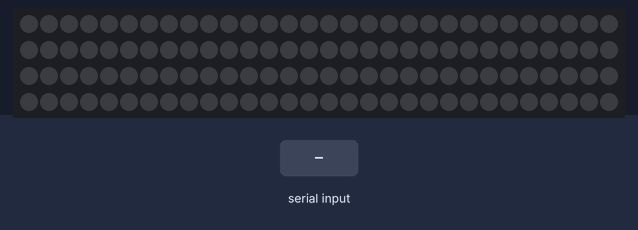
Simulated run of this sketch. Board: Arduino Uno, built with avr-gcc and run on an emulated ATmega328P. Parts: 120 RGB LEDs in strip order, left to right, continuing on the next row. The inputs (shaded band) are chosen by the test bench. Dim RGB values are drawn brighter than linear; what the sketch prints to the serial monitor is not drawn.

Above: at 1.2 s.
1.3 s: "f90\n" received over Serial
At 1.47 s:
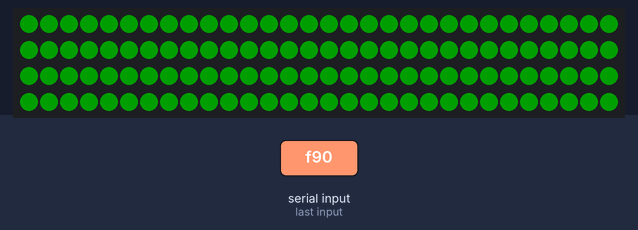
At 2.11 s:
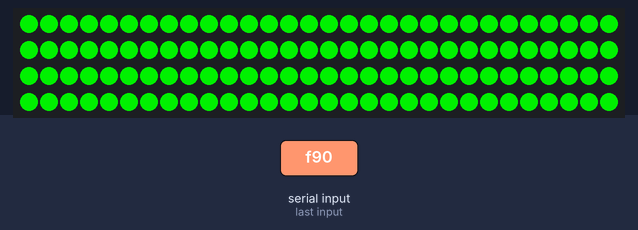
Timing chart, 0 to 4.3 s (numbered marks = the images above; inputs shaded):
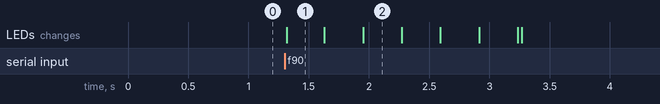

The sketch:

leds1.ino
```cpp
#include <Adafruit_NeoPixel.h>

#define PIN 6
#define PACKET_LENGTH 18
// Parameter 1 = number of pixels in strip
// Parameter 2 = pin number (most are valid)
// Parameter 3 = pixel type flags, add together as needed:
//   NEO_RGB     Pixels are wired for RGB bitstream
//   NEO_GRB     Pixels are wired for GRB bitstream
//   NEO_KHZ400  400 KHz bitstream (e.g. FLORA pixels)
//   NEO_KHZ800  800 KHz bitstream (e.g. High Density LED strip)
int LED_COUNT=120;
Adafruit_NeoPixel strip = Adafruit_NeoPixel(LED_COUNT, PIN, NEO_GRB + NEO_KHZ800);


int byteCounter=0;
int currentRcvPixel,     currentRcvPixel_rcv=0;;

int prevRcvPixel=0;
bool newmsg ;

int colorR=0;
int colorG=0;
int colorB=0;
int colorR_rcv=0;
int colorG_rcv=0;
int colorB_rcv=0;

typedef enum fadestates { RISE, DOWN, ENDED, OFF };
fadestates fadestate=OFF;

char mode, mode_rcv='l';

 char protocolToSend[PACKET_LENGTH];
 char rcvPack[PACKET_LENGTH];

int rcvChar=0;
String rcvAll="";
int fadeCurrentValue=0;
void blink(){
   digitalWrite(13,HIGH);
   delay(400);
   digitalWrite(13,LOW);
   delay(100);
}

void setup() {
  Serial.begin(57600);
  // initialize the LED pin as an output:
  strip.begin();
  clearLEDs();
  strip.show(); // Initialize all pixels to 'off'
 // pinMode(13, OUTPUT);
}


void loop() {


/*   if(byteCounter>PACKET_LENGTH){
     while(Serial.read()!='\n'){
     }
     byteCounter=0;
   } */

  if(newmsg==true){ //esto significa que hay un msg nuevo completo
          //blink();
//          Serial.println(rcvAll);
          parseMsg();
          rcvAll="";
          newmsg=false;
   }


 /****** MODOS DE FUNCIONAMIENTO *******/

    if(mode=='l'){ //modo encender todos los pixels hasta el numero recibido
        fadestate=OFF;
     for(int i=0; i<currentRcvPixel; i++) {
          strip.setPixelColor(i, (strip.Color(colorR, colorG, colorB)));
      }
      for(int i=currentRcvPixel; i<120; i++) {
          strip.setPixelColor(i,0);
      }
      strip.show();
    }
    else if(mode=='s'){ //modo encender pixel unico
        fadestate=OFF;
      //if(prevRcvPixel !=  currentRcvPixel)
      //strip.setPixelColor(prevRcvPixel,0);
      clearLEDs();
      strip.setPixelColor(currentRcvPixel, strip.Color(colorR, colorG, colorB) );
      strip.setPixelColor(currentRcvPixel+1, strip.Color(colorR, colorG, colorB) );
      strip.setPixelColor(currentRcvPixel+2, strip.Color(colorR, colorG, colorB) );
      strip.setPixelColor(currentRcvPixel+3, strip.Color(colorR, colorG, colorB) );
      strip.show();
    }

    else if (mode=='o'){      //off
    fadestate=OFF;
      for(int i=0; i<LED_COUNT; i++) {
          strip.setPixelColor(i, (strip.Color(0, 0, 0)));
      }

          strip.show();
   }
   else if(mode=='f'){//fade To green color fast;
     if (fadestate==OFF){
       fadestate=RISE;
     }

     if (fadestate!=ENDED){
       if(fadestate==RISE){
          fadeCurrentValue+=30;
          if(fadeCurrentValue>=255)
            fadestate=DOWN;
       }
     if(fadestate==DOWN){
      fadeCurrentValue-=5;
       if(fadeCurrentValue<=0){ fadeCurrentValue=0; fadestate=ENDED;}
     }
     for (int i=0; i<LED_COUNT; i++)
        {
          strip.setPixelColor(i, (strip.Color(0, fadeCurrentValue, 0)));
        }
        strip.show();
   }
  }//end fade mode


  establishContact();


 }

void establishContact() {
   Serial.print("0");   // send an initial string
   delay(25);         //within this time we should receive the full msg

}


void parseMsg(){
    mode=(char)rcvAll[0];
    String num="";
    num+=(char)rcvAll[1];
    num+=(char)rcvAll[2];
    num+=(char)rcvAll[3];
    currentRcvPixel=num.toInt();
    num="";

     //currentRcvPixel=atoi( rcvPack+1);
    for(int i=4; i<7; i++) num+=(char)rcvAll[i];
    colorR=num.toInt(); num="";

    for(int i=7; i<10; i++) num+=(char)rcvAll[i];
    colorG=num.toInt(); num="";

    for(int i=10; i<13; i++) num+=(char)rcvAll[i];
    colorB=num.toInt(); num="";

   // colorR=atoi( &rcvPack[5]);
   // colorG=atoi( &rcvPack[9]);
   // colorB=atoi( &rcvPack[13]);
  /*  Serial.print(colorR);   // send an initial string
   Serial.print(currentRcvPixel);   // send an initial string
   Serial.println(mode);**/

}


void serialEvent() {
     while (Serial.available() > 0) {
     rcvChar = Serial.read();
     if (rcvChar == '\n') {
        //memcpy(&rcvPack[0], &protocolToSend[0], PACKET_LENGTH);
        newmsg=true;
        byteCounter=0;
        //rcvAll="";
        break;
      }else {
         rcvAll+=(char)rcvChar;
      }
   }
   Serial.flush();
}


void clearLEDs()
{
  for (int i=0; i<LED_COUNT; i++)
  {
    strip.setPixelColor(i, 0);
  }
}
```

Measured:
- after the input at 1.3 s, the LEDs: change at once (image 1)
